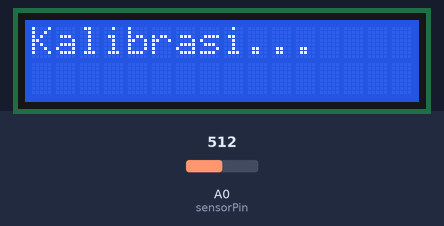
This sketch was run on a simulated Arduino Uno, built with avr-gcc and run on an emulated ATmega328P. Parts: 16×2 character LCD. The inputs (shaded band) are chosen by the test bench; at power-on: A0 (sensorPin) = 512. What the sketch prints to the serial monitor is not drawn.

Above: at 0.1 s.
At 22.6 s:
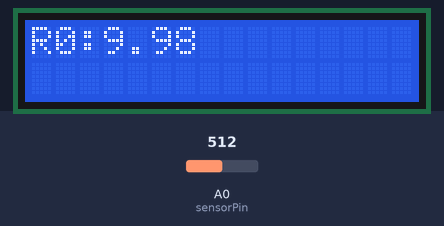
At 24.7 s:
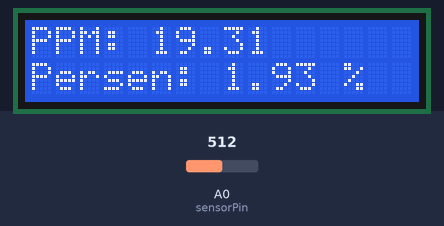

The sketch:

kalibrasi.ino
```cpp
#include <Wire.h>
#include <LiquidCrystal_I2C.h>

const int sensorPin = A0;
float R0 = 10;

LiquidCrystal_I2C lcd(0x27, 16, 2);

void setup() {
  Serial.begin(9600);
  lcd.init();
  lcd.backlight();
  lcd.print("Kalibrasi...");
  delay(20000);
  R0 = calibrateSensor();
  lcd.clear();
  lcd.print("R0:");
  lcd.print(R0);
  delay(2000);
}

void loop() {
  float sensorValue = analogRead(sensorPin);
  float ppm = calculatePPM(sensorValue);
  float percentage = calculatePercentage(ppm);
  Serial.print("Konsentrasi gas alkohol: ");
  Serial.print(ppm);
  Serial.print(" PPM, ");
  Serial.print("Persentase: ");
  Serial.print(percentage);
  Serial.println(" %");

  lcd.clear();
  lcd.setCursor(0, 0);
  lcd.print("PPM: ");
  lcd.print(ppm);
  lcd.setCursor(0, 1);
  lcd.print("Persen: ");
  lcd.print(percentage);
  lcd.print(" %");

  delay(1000);
}

float calibrateSensor() {
  int samples = 50;
  float sum = 0;

  for (int i = 0; i < samples; i++) {
    sum += analogRead(sensorPin);
    delay(50);
  }

  float average = sum / samples;
  float R0 = ((1023.0 / average) - 1.0) * 10.0;
  return R0;
}

float calculatePPM(float sensorValue) {
  float RS_air = ((1023.0 / sensorValue) - 1.0) * 10.0;
  float ratio = RS_air / R0;


  if (ratio > 1) {
    return 0;
  }

  float ppm = pow(10, ((log10(ratio) - 0.45) / -0.35));
  return ppm;
}

float calculatePercentage(float ppm) {
  float maxPPM = 1000.0; // Nilai PPM maksimum (sesuaikan sesuai kebutuhan)
  float percentage = (ppm / maxPPM) * 100.0;
  return percentage;
}
```

Measured:
- what the display in image 1 shows lasts 2.0 s, from 22.6 s to 24.6 s
